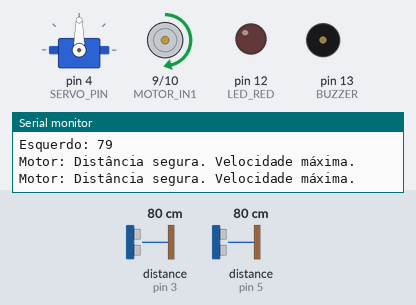
A sketch run on a simulated Arduino Uno, built with avr-gcc and run on an emulated ATmega328P. Shown: servo, motor-driver pin pairs drawn as motors (green arrow = first pin HIGH = forward, orange = second pin HIGH = backward, longer = more drive, scaled by the enable pin), output pins drawn as LEDs (lit = HIGH), buzzer (waves = sounding), the last lines printed to the serial monitor. Wiring (inferred from the names in the program): 2 × ultrasonic range finder: trigger pin 2, echo pin 3 / trigger pin 7, echo pin 5. Inputs (shaded band) come from the test bench; at power-on: distance to the obstacle (sensors on pin 3, pin 5) 80 cm. The echo pulse lasts 58.3 µs per cm; pins used as bus, display or sensor lines are not drawn.

Above: at 1.0 s.
1.1 s: distance to the obstacle (sensor on pin 3) set to 2 cm
At 2.7 s:
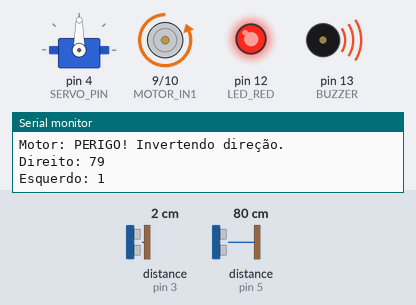
3.0 s: distance to the obstacle (sensor on pin 3) set to 7 cm
4.7 s: distance to the obstacle (sensor on pin 3) set to 10 cm
At 5.5 s:
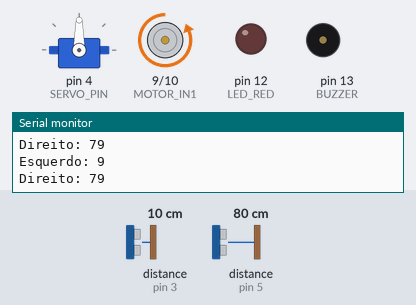
6.4 s: distance to the obstacle (sensor on pin 5) set to 35 cm
8.1 s: distance to the obstacle (sensor on pin 5) set to 28 cm
At 9.3 s:
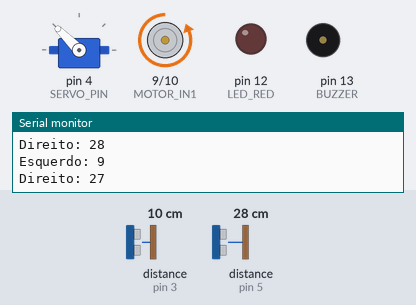
9.9 s: distance to the obstacle (sensor on pin 3) set to 14 cm
11.4 s: distance to the obstacle (sensor on pin 3) set to 17 cm
At 12.9 s:
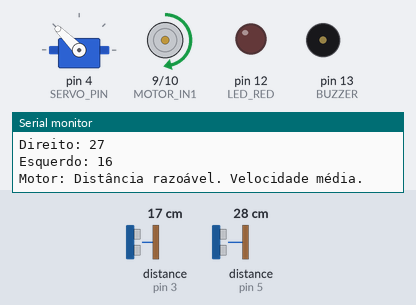
Timing chart, 0 to 14.0 s (numbered marks = the images above; inputs shaded):
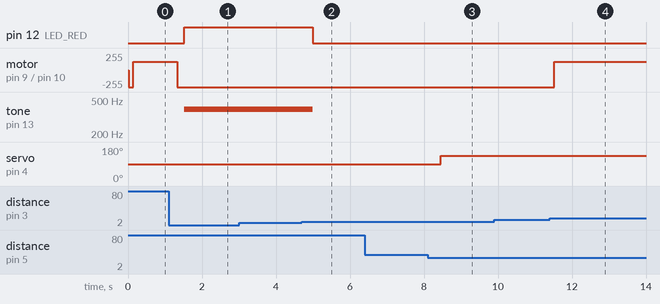

Measured:
- the behaviour switches between 8 and 9 cm on distance to the obstacle (sensor on pin 3) (found by bisection; images 1 and 2)
- the behaviour switches between 32 and 31 cm on distance to the obstacle (sensor on pin 5) (found by bisection; images 2 and 3)
- the behaviour switches between 15 and 16 cm on distance to the obstacle (sensor on pin 3) (found by bisection; images 3 and 4)
- after the input at 1.1 s, pin 12 (LED_RED): LOW → HIGH after 0.42 s; motor on pin 9 (MOTOR_IN1) / pin 10 (MOTOR_IN2): forward 124/255 → backward 255/255 after 0.23 s; tone on pin 13 (BUZZER): silent → 392 Hz after 0.42 s
- after the input at 4.7 s, pin 12 (LED_RED): HIGH → LOW after 0.29 s; tone on pin 13 (BUZZER): 392 Hz → silent after 0.29 s
- after the input at 8.1 s, servo on pin 4 (SERVO_PIN): 90° → 135° after 0.35 s
- after the input at 11.4 s, motor on pin 9 (MOTOR_IN1) / pin 10 (MOTOR_IN2): backward 255/255 → forward 124/255 after 0.12 s

The sketch:

barco_autonomo_para_desvio_de_obstaculos.ino
```cpp
#include <Arduino_FreeRTOS.h>
#include <Servo.h>

#define SONAR2_TRIGGER 2
#define SONAR2_ECHO 3
#define SONAR_TRIGGER 7
#define SONAR_ECHO 5
#define LED_RED 12
#define BUZZER 13
#define MOTOR_IN1 9
#define MOTOR_IN2 10
#define MOTOR_ENA 11
#define SERVO_PIN 4

#define DISTANCIA_PERIGOSA 8
#define DISTANCIA_RAZOAVEL_MIN 15
#define DISTANCIA_RAZOAVEL_MAX 30

Servo meuServo;
volatile int distanciaEsq = 0;
volatile int distanciaDir = 0;

void medirDistanciaTask(void *pvParameters);
void controlarMotorTask(void *pvParameters);
void controlarServoTask(void *pvParameters);
void controlarBuzzerLEDTask(void *pvParameters);

void setup() {
  Serial.begin(9600);
  while (!Serial);
  Serial.println(F("Iniciando sistema..."));

  pinMode(SONAR_TRIGGER, OUTPUT);
  pinMode(SONAR_ECHO, INPUT);
  pinMode(SONAR2_TRIGGER, OUTPUT);
  pinMode(SONAR2_ECHO, INPUT);
  pinMode(LED_RED, OUTPUT);
  pinMode(BUZZER, OUTPUT);
  pinMode(MOTOR_IN1, OUTPUT);
  pinMode(MOTOR_IN2, OUTPUT);
  pinMode(MOTOR_ENA, OUTPUT);

  meuServo.attach(SERVO_PIN);
  meuServo.write(90);
  Serial.println(F("Servo inicializado."));

  TaskHandle_t xHandle1 = NULL, xHandle2 = NULL, xHandle3 = NULL, xHandle4 = NULL;

  xTaskCreate(medirDistanciaTask, "Medir", 128, NULL, 2, &xHandle1);
  xTaskCreate(controlarMotorTask, "Motor", 64, NULL, 1, &xHandle2);
  xTaskCreate(controlarServoTask, "Servo", 64, NULL, 1, &xHandle3);
  xTaskCreate(controlarBuzzerLEDTask, "Buzzer", 64, NULL, 1, &xHandle4);

  if (xHandle1 == NULL || xHandle2 == NULL || xHandle3 == NULL || xHandle4 == NULL) {
    Serial.println(F("Erro ao criar tarefas! Memória insuficiente."));
    while (1);
  }

  Serial.println(F("Tarefas criadas com sucesso!"));
  vTaskStartScheduler();
}

void loop() {}

int medirDistancia(int triggerPin, int echoPin, int sensor) {
  digitalWrite(triggerPin, LOW);
  delayMicroseconds(2);
  digitalWrite(triggerPin, HIGH);
  delayMicroseconds(10);
  digitalWrite(triggerPin, LOW);

  long duracao = pulseIn(echoPin, HIGH, 30000);
  if (duracao == 0) {
    Serial.print(F("Falha no sensor "));
    Serial.println(sensor == 1 ? F("esquerdo!") : F("direito!"));
    return -1;
  }

  int dist = duracao / 58.2;
  if (dist > 400 || dist <= 0) return -1;

  Serial.print(sensor == 1 ? F("Esquerdo: ") : F("Direito: "));
  Serial.println(dist);
  return dist;
}

void medirDistanciaTask(void *pvParameters) {
  while (1) {
    int leituraEsq = medirDistancia(SONAR_TRIGGER, SONAR_ECHO, 0);
    int leituraDir = medirDistancia(SONAR2_TRIGGER, SONAR2_ECHO, 1);

    if (leituraEsq != -1 && leituraDir != -1) {
      taskENTER_CRITICAL();
      distanciaEsq = leituraEsq;
      distanciaDir = leituraDir;
      taskEXIT_CRITICAL();
    }
    vTaskDelay(pdMS_TO_TICKS(200));
  }
}

void controlarMotorTask(void *pvParameters) {
  while (1) {
    taskENTER_CRITICAL();
    int distEsq = distanciaEsq;
    int distDir = distanciaDir;
    taskEXIT_CRITICAL();

    int distanciaMinima = min(distEsq, distDir);

    if (distanciaMinima < DISTANCIA_PERIGOSA) {
      digitalWrite(MOTOR_IN1, LOW);
      digitalWrite(MOTOR_IN2, HIGH);
      analogWrite(MOTOR_ENA, 255);
      Serial.println(F("Motor: PERIGO! Invertendo direção."));
    } else if (distanciaMinima >= DISTANCIA_RAZOAVEL_MIN && distanciaMinima < DISTANCIA_RAZOAVEL_MAX) {
      digitalWrite(MOTOR_IN1, HIGH);
      digitalWrite(MOTOR_IN2, LOW);
      analogWrite(MOTOR_ENA, 84);
      Serial.println(F("Motor: Distância razoável. Velocidade média."));
    } else if (distanciaMinima >= DISTANCIA_RAZOAVEL_MAX) {
      digitalWrite(MOTOR_IN1, HIGH);
      digitalWrite(MOTOR_IN2, LOW);
      analogWrite(MOTOR_ENA, 124);
      Serial.println(F("Motor: Distância segura. Velocidade máxima."));
    }
    vTaskDelay(pdMS_TO_TICKS(100));
  }
}

void controlarServoTask(void *pvParameters) {
  while (1) {
    taskENTER_CRITICAL();
    int distEsq = distanciaEsq;
    int distDir = distanciaDir;
    taskEXIT_CRITICAL();

    int diferenca = abs(distEsq - distDir);

    if (distEsq >= DISTANCIA_PERIGOSA && distDir >= DISTANCIA_PERIGOSA) {
      if(diferenca <= 6 && distEsq <= DISTANCIA_RAZOAVEL_MAX && distDir <= DISTANCIA_RAZOAVEL_MAX && distEsq > DISTANCIA_RAZOAVEL_MIN && distDir > DISTANCIA_RAZOAVEL_MIN){
        meuServo.write(135);
        Serial.println(F("Obstáculo central! Desviando para a direita."));
      }
      else{
        if (distEsq >= DISTANCIA_RAZOAVEL_MIN && distEsq <= DISTANCIA_RAZOAVEL_MAX) {
          meuServo.write(135);
        } else if (distDir >= DISTANCIA_RAZOAVEL_MIN && distDir <= DISTANCIA_RAZOAVEL_MAX) {
          meuServo.write(45);
        } else {
          meuServo.write(90);
        }
      }
    } else {
      meuServo.write(90);
    }

    vTaskDelay(pdMS_TO_TICKS(500));
  }
}

void controlarBuzzerLEDTask(void *pvParameters) {
  while (1) {
    taskENTER_CRITICAL();
    int distEsq = distanciaEsq;
    int distDir = distanciaDir;
    taskEXIT_CRITICAL();

    int distanciaMinima = min(distEsq, distDir);

    if (distanciaMinima < DISTANCIA_PERIGOSA) {
      tone(BUZZER, 392);
      digitalWrite(LED_RED, HIGH);
    } else {
      noTone(BUZZER);
      digitalWrite(LED_RED, LOW);
    }

    vTaskDelay(pdMS_TO_TICKS(500));
  }
}
```
